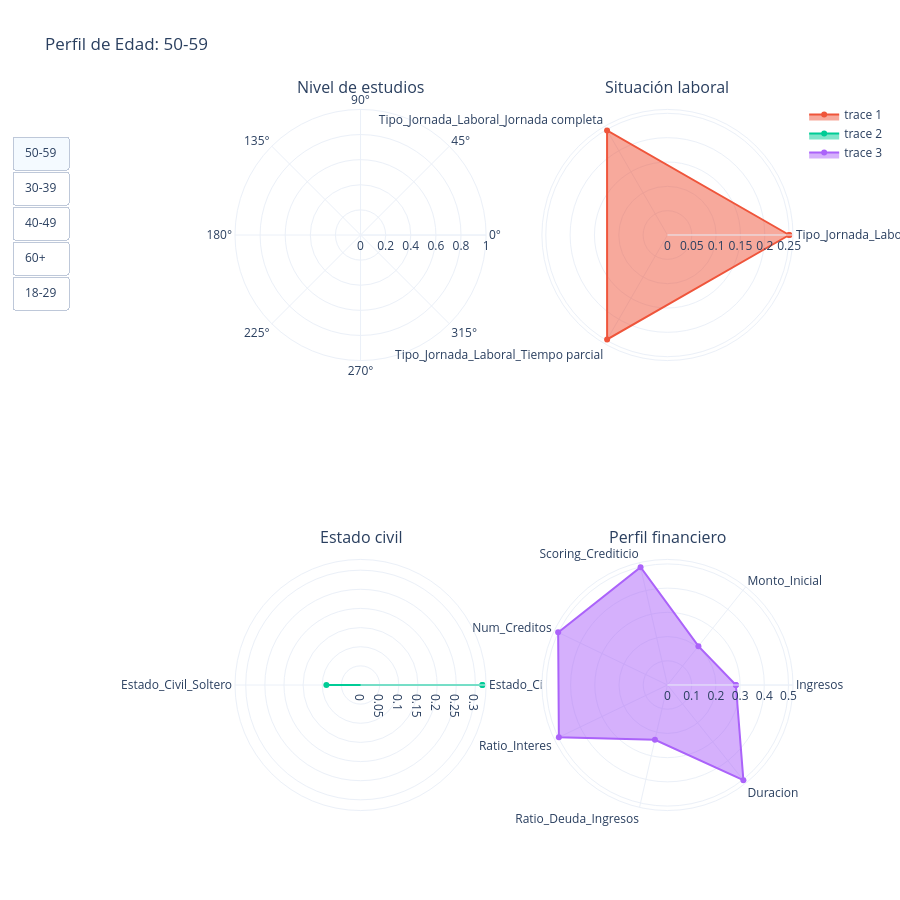

Here is the notebook cell this chart was saved with:
### Code cell
import pandas as pd
import plotly.graph_objects as go
from plotly.subplots import make_subplots
from sklearn.preprocessing import MinMaxScaler

# -----------------------------
# 1. Perfiles de edad
# -----------------------------
bins = [18, 29, 39, 49, 59, 100]
labels = ['18-29', '30-39', '40-49', '50-59', '60+']

df = df.copy()
df['Perfil_Edad'] = pd.cut(df['Edad'], bins=bins, labels=labels)

perfiles = df['Perfil_Edad'].dropna().unique()

# -----------------------------
# 2. Columnas (selección robusta)
# -----------------------------
edu_cols   = [c for c in df.columns if c.startswith('Estudios_')]
labor_cols = [c for c in df.columns if c.startswith('Tipo_Jornada_Laboral_')]
civil_cols = [c for c in df.columns if c.startswith('Estado_Civil_')]

fin_cols = [
    'Ingresos',
    'Monto_Inicial',
    'Scoring_Crediticio',
    'Num_Creditos',
    'Ratio_Interes',
    'Ratio_Deuda_Ingresos',
    'Duracion'
]

# Nos quedamos solo con las financieras que existan
fin_cols = [c for c in fin_cols if c in df.columns]

# -----------------------------
# 3. Escalado financiero
# -----------------------------
df_scaled = df.copy()

if fin_cols:
    scaler = MinMaxScaler()
    df_scaled[fin_cols] = scaler.fit_transform(df[fin_cols])

# -----------------------------
# 4. Figura
# -----------------------------
fig = make_subplots(
    rows=2, cols=2,
    specs=[
        [{'type': 'polar'}, {'type': 'polar'}],
        [{'type': 'polar'}, {'type': 'polar'}]
    ],
    subplot_titles=[
        'Nivel de estudios',
        'Situación laboral',
        'Estado civil',
        'Perfil financiero'
    ]
)

traces_per_profile = 4

# -----------------------------
# 5. Trazas por perfil
# -----------------------------
for perfil in perfiles:
    subset = df_scaled[df_scaled['Perfil_Edad'] == perfil]

    # Estudios
    vals = subset[edu_cols].mean().values if edu_cols else []
    fig.add_trace(
        go.Scatterpolar(
            r=list(vals) + ([vals[0]] if len(vals) > 0 else []),
            theta=edu_cols + ([edu_cols[0]] if len(edu_cols) > 0 else []),
            fill='toself',
            visible=False,
            name=str(perfil)
        ),
        row=1, col=1
    )

    # Situación laboral
    vals = subset[labor_cols].mean().values if labor_cols else []
    fig.add_trace(
        go.Scatterpolar(
            r=list(vals) + ([vals[0]] if len(vals) > 0 else []),
            theta=labor_cols + ([labor_cols[0]] if len(labor_cols) > 0 else []),
            fill='toself',
            visible=False
        ),
        row=1, col=2
    )

    # Estado civil
    vals = subset[civil_cols].mean().values if civil_cols else []
    fig.add_trace(
        go.Scatterpolar(
            r=list(vals) + ([vals[0]] if len(vals) > 0 else []),
            theta=civil_cols + ([civil_cols[0]] if len(civil_cols) > 0 else []),
            fill='toself',
            visible=False
        ),
        row=2, col=1
    )

    # Perfil financiero
    vals = subset[fin_cols].mean().values if fin_cols else []
    fig.add_trace(
        go.Scatterpolar(
            r=list(vals) + ([vals[0]] if len(vals) > 0 else []),
            theta=fin_cols + ([fin_cols[0]] if len(fin_cols) > 0 else []),
            fill='toself',
            visible=False
        ),
        row=2, col=2
    )

# -----------------------------
# 6. Mostrar primer perfil
# -----------------------------
for i in range(traces_per_profile):
    fig.data[i].visible = True

# -----------------------------
# 7. Botones
# -----------------------------
buttons = []
total_traces = len(fig.data)

for idx, perfil in enumerate(perfiles):
    visible = [False] * total_traces
    start = idx * traces_per_profile
    end = start + traces_per_profile

    for i in range(start, end):
        visible[i] = True

    buttons.append(
        dict(
            label=str(perfil),
            method='update',
            args=[
                {'visible': visible},
                {'title': f'Perfil de Edad: {perfil}'}
            ]
        )
    )

# -----------------------------
# 8. Layout
# -----------------------------
fig.update_layout(
    height=900,
    title=f'Perfil de Edad: {perfiles[0]}',
    polar=dict(
        radialaxis=dict(
            visible=True,
            range=[0, 1]
        )
    ),
    updatemenus=[
        dict(
            type='buttons',
            direction='down',
            x=-0.30,
            y=0.95,
            buttons=buttons,
            showactive=True
        )
    ]
)

fig.show()

### Figure 1 — Plotly figure (JSON) as saved in the notebook; plotly's stock layout.template omitted (floating-point values rounded to 4 significant figures)
{"data": [{"fill": "toself", "name": "50-59", "r": [], "subplot": "polar", "theta": [], "type": "scatterpolar", "visible": true}, {"fill": "toself", "r": [0.2503, 0.2481, 0.2479, 0.2503], "subplot": "polar2", "theta": ["Tipo_Jornada_Laboral_Desempleado", "Tipo_Jornada_Laboral_Jornada completa", "Tipo_Jornada_Laboral_Tiempo parcial", "Tipo_Jornada_Laboral_Desempleado"], "type": "scatterpolar", "visible": true}, {"fill": "toself", "r": [0.3182, 0.08928, 0.3182], "subplot": "polar3", "theta": ["Estado_Civil_Divorciado", "Estado_Civil_Soltero", "Estado_Civil_Divorciado"], "type": "scatterpolar", "visible": true}, {"fill": "toself", "r": [0.2826, 0.2052, 0.4989, 0.501, 0.4978, 0.232, 0.503, 0.2826], "subplot": "polar4", "theta": ["Ingresos", "Monto_Inicial", "Scoring_Crediticio", "Num_Creditos", "Ratio_Interes", "Ratio_Deuda_Ingresos", "Duracion", "Ingresos"], "type": "scatterpolar", "visible": true}, {"fill": "toself", "name": "30-39", "r": [], "subplot": "polar", "theta": [], "type": "scatterpolar", "visible": false}, {"fill": "toself", "r": [0.2488, 0.2551, 0.2533, 0.2488], "subplot": "polar2", "theta": ["Tipo_Jornada_Laboral_Desempleado", "Tipo_Jornada_Laboral_Jornada completa", "Tipo_Jornada_Laboral_Tiempo parcial", "Tipo_Jornada_Laboral_Desempleado"], "type": "scatterpolar", "visible": false}, {"fill": "toself", "r": [0.09463, 0.281, 0.09463], "subplot": "polar3", "theta": ["Estado_Civil_Divorciado", "Estado_Civil_Soltero", "Estado_Civil_Divorciado"], "type": "scatterpolar", "visible": false}, {"fill": "toself", "r": [0.2521, 0.2267, 0.5026, 0.4957, 0.4997, 0.2796, 0.4959, 0.2521], "subplot": "polar4", "theta": ["Ingresos", "Monto_Inicial", "Scoring_Crediticio", "Num_Creditos", "Ratio_Interes", "Ratio_Deuda_Ingresos", "Duracion", "Ingresos"], "type": "scatterpolar", "visible": false}, {"fill": "toself", "name": "40-49", "r": [], "subplot": "polar", "theta": [], "type": "scatterpolar", "visible": false}, {"fill": "toself", "r": [0.2469, 0.2469, 0.2559, 0.2469], "subplot": "polar2", "theta": ["Tipo_Jornada_Laboral_Desempleado", "Tipo_Jornada_Laboral_Jornada completa", "Tipo_Jornada_Laboral_Tiempo parcial", "Tipo_Jornada_Laboral_Desempleado"], "type": "scatterpolar", "visible": false}, {"fill": "toself", "r": [0.2418, 0.135, 0.2418], "subplot": "polar3", "theta": ["Estado_Civil_Divorciado", "Estado_Civil_Soltero", "Estado_Civil_Divorciado"], "type": "scatterpolar", "visible": false}, {"fill": "toself", "r": [0.2975, 0.2956, 0.5033, 0.4989, 0.5025, 0.3175, 0.5019, 0.2975], "subplot": "polar4", "theta": ["Ingresos", "Monto_Inicial", "Scoring_Crediticio", "Num_Creditos", "Ratio_Interes", "Ratio_Deuda_Ingresos", "Duracion", "Ingresos"], "type": "scatterpolar", "visible": false}, {"fill": "toself", "name": "60+", "r": [], "subplot": "polar", "theta": [], "type": "scatterpolar", "visible": false}, {"fill": "toself", "r": [0.2446, 0.247, 0.2565, 0.2446], "subplot": "polar2", "theta": ["Tipo_Jornada_Laboral_Desempleado", "Tipo_Jornada_Laboral_Jornada completa", "Tipo_Jornada_Laboral_Tiempo parcial", "Tipo_Jornada_Laboral_Desempleado"], "type": "scatterpolar", "visible": false}, {"fill": "toself", "r": [0.3208, 0.08278, 0.3208], "subplot": "polar3", "theta": ["Estado_Civil_Divorciado", "Estado_Civil_Soltero", "Estado_Civil_Divorciado"], "type": "scatterpolar", "visible": false}, {"fill": "toself", "r": [0.3153, 0.2246, 0.4946, 0.4977, 0.4952, 0.2295, 0.5033, 0.3153], "subplot": "polar4", "theta": ["Ingresos", "Monto_Inicial", "Scoring_Crediticio", "Num_Creditos", "Ratio_Interes", "Ratio_Deuda_Ingresos", "Duracion", "Ingresos"], "type": "scatterpolar", "visible": false}, {"fill": "toself", "name": "18-29", "r": [], "subplot": "polar", "theta": [], "type": "scatterpolar", "visible": false}, {"fill": "toself", "r": [0.2463, 0.2505, 0.2522, 0.2463], "subplot": "polar2", "theta": ["Tipo_Jornada_Laboral_Desempleado", "Tipo_Jornada_Laboral_Jornada completa", "Tipo_Jornada_Laboral_Tiempo parcial", "Tipo_Jornada_Laboral_Desempleado"], "type": "scatterpolar", "visible": false}, {"fill": "toself", "r": [0.005531, 0.8838, 0.005531], "subplot": "polar3", "theta": ["Estado_Civil_Divorciado", "Estado_Civil_Soltero", "Estado_Civil_Divorciado"], "type": "scatterpolar", "visible": false}, {"fill": "toself", "r": [0.1154, 0.07606, 0.5016, 0.499, 0.4987, 0.1674, 0.4977, 0.1154], "subplot": "polar4", "theta": ["Ingresos", "Monto_Inicial", "Scoring_Crediticio", "Num_Creditos", "Ratio_Interes", "Ratio_Deuda_Ingresos", "Duracion", "Ingresos"], "type": "scatterpolar", "visible": false}], "layout": {"annotations": [{"font": {"size": 16}, "showarrow": false, "text": "Nivel de estudios", "x": 0.225, "xanchor": "center", "xref": "paper", "y": 1, "yanchor": "bottom", "yref": "paper"}, {"font": {"size": 16}, "showarrow": false, "text": "Situación laboral", "x": 0.775, "xanchor": "center", "xref": "paper", "y": 1, "yanchor": "bottom", "yref": "paper"}, {"font": {"size": 16}, "showarrow": false, "text": "Estado civil", "x": 0.225, "xanchor": "center", "xref": "paper", "y": 0.375, "yanchor": "bottom", "yref": "paper"}, {"font": {"size": 16}, "showarrow": false, "text": "Perfil financiero", "x": 0.775, "xanchor": "center", "xref": "paper", "y": 0.375, "yanchor": "bottom", "yref": "paper"}], "height": 900, "polar": {"domain": {"x": [0, 0.45], "y": [0.625, 1]}, "radialaxis": {"range": [0, 1], "visible": true}}, "polar2": {"domain": {"x": [0.55, 1], "y": [0.625, 1]}}, "polar3": {"domain": {"x": [0, 0.45], "y": [0, 0.375]}}, "polar4": {"domain": {"x": [0.55, 1], "y": [0, 0.375]}}, "title": {"text": "Perfil de Edad: 50-59"}, "updatemenus": [{"buttons": [{"args": [{"visible": [true, true, true, true, false, false, false, false, false, false, false, false, false, false, false, false, false, false, false, false]}, {"title": "Perfil de Edad: 50-59"}], "label": "50-59", "method": "update"}, {"args": [{"visible": [false, false, false, false, true, true, true, true, false, false, false, false, false, false, false, false, false, false, false, false]}, {"title": "Perfil de Edad: 30-39"}], "label": "30-39", "method": "update"}, {"args": [{"visible": [false, false, false, false, false, false, false, false, true, true, true, true, false, false, false, false, false, false, false, false]}, {"title": "Perfil de Edad: 40-49"}], "label": "40-49", "method": "update"}, {"args": [{"visible": [false, false, false, false, false, false, false, false, false, false, false, false, true, true, true, true, false, false, false, false]}, {"title": "Perfil de Edad: 60+"}], "label": "60+", "method": "update"}, {"args": [{"visible": [false, false, false, false, false, false, false, false, false, false, false, false, false, false, false, false, true, true, true, true]}, {"title": "Perfil de Edad: 18-29"}], "label": "18-29", "method": "update"}], "direction": "down", "showactive": true, "type": "buttons", "x": -0.3, "y": 0.95}]}}
